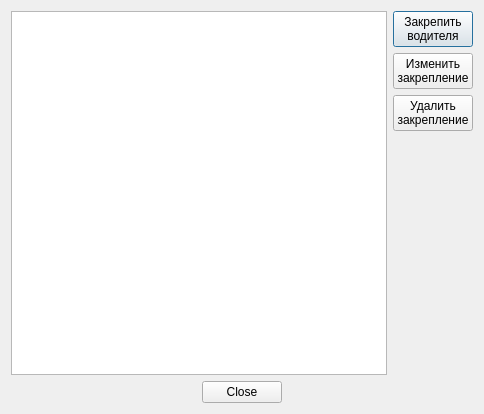
<?xml version="1.0" encoding="UTF-8"?>
<ui version="4.0">
 <class>FixedDriverList</class>
 <widget class="QDialog" name="FixedDriverList">
  <property name="geometry">
   <rect>
    <x>0</x>
    <y>0</y>
    <width>484</width>
    <height>414</height>
   </rect>
  </property>
  <property name="maximumSize">
   <size>
    <width>608</width>
    <height>414</height>
   </size>
  </property>
  <property name="windowTitle">
   <string>Закрепление водителя</string>
  </property>
  <layout class="QVBoxLayout" name="verticalLayout_2">
   <item>
    <layout class="QHBoxLayout" name="horizontalLayout">
     <item>
      <widget class="QTableWidget" name="fixedDriverTable"/>
     </item>
     <item>
      <layout class="QVBoxLayout" name="verticalLayout">
       <item>
        <widget class="QPushButton" name="insertFixedDriver">
         <property name="text">
          <string>Закрепить
водителя</string>
         </property>
        </widget>
       </item>
       <item>
        <widget class="QPushButton" name="udapeFixedDriver">
         <property name="text">
          <string>Изменить
закрепление</string>
         </property>
        </widget>
       </item>
       <item>
        <widget class="QPushButton" name="deleteFixedDriver">
         <property name="text">
          <string>Удалить
закрепление</string>
         </property>
        </widget>
       </item>
       <item>
        <spacer name="verticalSpacer">
         <property name="orientation">
          <enum>Qt::Vertical</enum>
         </property>
         <property name="sizeHint" stdset="0">
          <size>
           <width>20</width>
           <height>40</height>
          </size>
         </property>
        </spacer>
       </item>
      </layout>
     </item>
    </layout>
   </item>
   <item>
    <widget class="QDialogButtonBox" name="buttonBox">
     <property name="standardButtons">
      <set>QDialogButtonBox::Close</set>
     </property>
     <property name="centerButtons">
      <bool>true</bool>
     </property>
    </widget>
   </item>
  </layout>
 </widget>
 <resources/>
 <connections/>
</ui>
